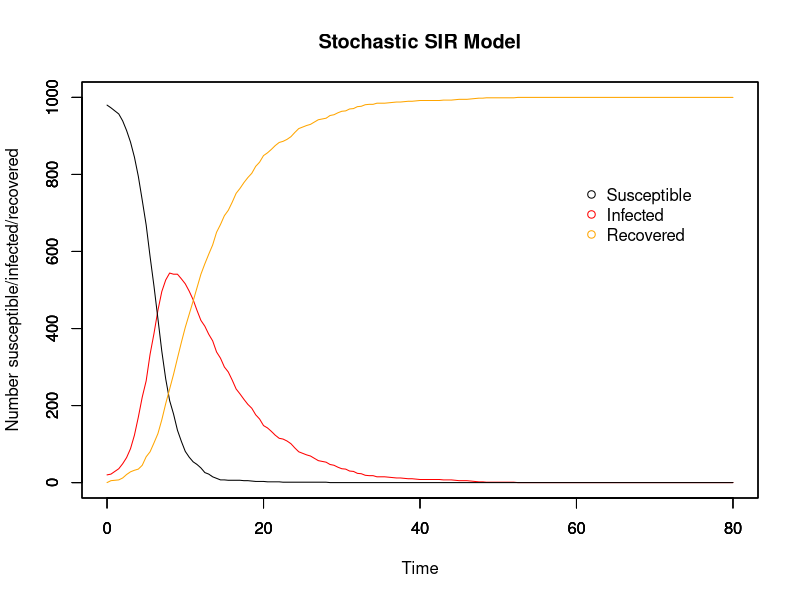

R code for this plot:
## Population-based stochastic SIR model from scratch
## 26/10/17

##########################
## Input values for SIR ##
##########################

# Time
timestep <- 0.5
end <- 80
times <- seq(0, end, by = timestep)

# Initial population: N-1 susceptible, 1 infectious, 0 recovered
N <- 1000
start_I <- 20

init.values = c(
  S = N-start_I,
  I = start_I,
  R = 0
)

# Beta & gammma
R0 <- 1.5*4 # R0 = beta*N/gamma
gamma <- 0.15
beta <- R0*gamma/N
print(beta)

###############
## The model ##
###############

# Array for holding collective disease status information for whole period of time
data <- array(0, dim =c(length(times), length(init.values)+3))
data[,1] <- times # make first column the timesteps to make plotting easier later on

# for (i in 1:10000){
  set.seed(3117)
  # R0 = 1.5 || Beta = 0.15, gamma = 0.1
# Pop = 50: 7, 12, 13, 14, 18
# Pop = 200: 14, 16, 18, 22, 30
# Pop = 1000: 3, 14, 30, 35, 41

# R0 = 7.5 || Beta = 0.75, gamma = 0.1
# Pop = 50: 1, 4, 7, 10, 15
# Pop = 200: 2, 7, 13, 15, 16
# Pop = 1000: 1, 3, 7, 15, 17

# Beta = 0.005, gamma = 0.08
# Pop = 50: 35, 57, 95, 113, 227
# Pop = 200: 2, 7, 8, 14, 20
# Pop = 1000: 6, 8, 20, 27, 28

# Beta = 0.05, gamma = 0.08
# Pop = 50: 7, 10, 15, 18, 25
# Pop = 200: 4, 7, 9, 15, 19
# Pop = 1000: 6, 8, 27, 28, 30

# For loops for calculating the numbers susceptible, infected, and recovered at each timepoint
for (time in times){
  if (time == 0){ # Set up the number of S/I/R at time 0
    data[1,2] <- init.values["S"] # number of susceptibles at time 0
    data[1,3] <- init.values["I"] # number of infecteds at time 0
    data[1,4] <- init.values["R"] # number of recovereds at time 0
    data[1,5] <- init.values["I"] # number newly infected at time 0
    data[1,6] <- init.values["R"] # number newly recovered at time 0
    
  } else{
    whole_time <- 1/timestep * time # makes time into the whole number that it corresponds to in the array
    
    inf <- rbinom(1, size = data[whole_time,2], (1-(exp((-beta)*data[whole_time,3]*timestep)))) # number who become infected in this timestep
    rec <- rbinom(1, size = data[whole_time,3], (1-(exp((-gamma)*timestep)))) # number who become recovered in this timestep
    
    data[whole_time+1,2] <- data[whole_time,2] - inf # number of susceptibles at next timestep
    
    data[whole_time+1,3] <- data[whole_time,3]  + inf - rec # number of infecteds at next timestep
    
    data[whole_time+1,4] <- data[whole_time,4] + rec # number of recovereds at next timestep
    
    data[whole_time+1,5] <- data[whole_time+1,3] - data[whole_time,3] + data[whole_time+1,4] - data[whole_time,4] # number of newly infected
    
    data[whole_time+1,6] <- data[whole_time+1,4] - data[whole_time,4] # number of newly recovered
  }
}
  # if (data[nrow(data), 3] == 0 & max(data[, 3]) > 0.1*N){
  #   print(i)
  # }
  # }

###############
## SIR plots ##
###############

run_stoch <- data.frame(data) # make array into a dataframe
colnames(run_stoch) <- c("time","S", "I", "R", "new_I", "new_R")

par(mfrow = c(1,1))

# Plot for SIR model
plot(x = run_stoch$time, y = run_stoch$I, type = "l", col = "red", ylim = c(0,N),
     xlab = "Time", ylab = "Number susceptible/infected/recovered", main = "Stochastic SIR Model")
par(new=T)
plot(x = run_stoch$time, y = run_stoch$S, type = "l", ylim = c(0,N), ylab = "", xlab = "") # add susceptible line
par(new=T)
plot(x = run_stoch$time, y = run_stoch$R, type = "l", col = "orange", ylim = c(0,N), ylab = "", xlab = "") # recovered

# Add legend
legend(60, 0.8*N, c("Susceptible", "Infected", "Recovered"), pch = 1, col = c("black", "red", "orange"), bty = "n")

###############
## Save data ##
###############

setwd("/home/evelina/Development/stochastic_vs_deterministic")

# Save SIR data
write.csv(run_stoch, file = "run_stoch.csv", row.names = FALSE)
